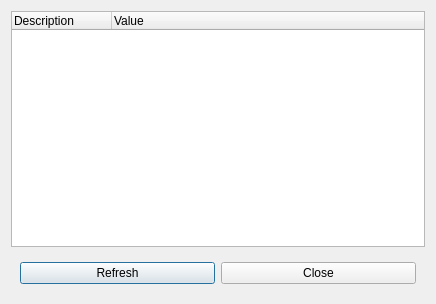
<?xml version="1.0" encoding="UTF-8"?>
<ui version="4.0">
 <class>Statistics</class>
 <widget class="QDialog" name="Statistics">
  <property name="geometry">
   <rect>
    <x>0</x>
    <y>0</y>
    <width>436</width>
    <height>304</height>
   </rect>
  </property>
  <property name="windowTitle">
   <string>Dialog</string>
  </property>
  <layout class="QVBoxLayout" name="verticalLayout">
   <item>
    <widget class="QTreeWidget" name="List">
     <column>
      <property name="text">
       <string>Description</string>
      </property>
     </column>
     <column>
      <property name="text">
       <string>Value</string>
      </property>
     </column>
    </widget>
   </item>
   <item>
    <widget class="QWidget" name="widget" native="true">
     <layout class="QHBoxLayout" name="horizontalLayout">
      <item>
       <widget class="QPushButton" name="Refresh">
        <property name="text">
         <string>Refresh</string>
        </property>
        <property name="icon">
         <iconset theme="view-refresh"/>
        </property>
       </widget>
      </item>
      <item>
       <widget class="QPushButton" name="Close">
        <property name="text">
         <string>Close</string>
        </property>
        <property name="icon">
         <iconset theme="view-close"/>
        </property>
       </widget>
      </item>
     </layout>
    </widget>
   </item>
  </layout>
 </widget>
 <resources/>
 <connections>
  <connection>
   <sender>Close</sender>
   <signal>clicked()</signal>
   <receiver>Statistics</receiver>
   <slot>accept()</slot>
   <hints>
    <hint type="sourcelabel">
     <x>261</x>
     <y>396</y>
    </hint>
    <hint type="destinationlabel">
     <x>177</x>
     <y>212</y>
    </hint>
   </hints>
  </connection>
  <connection>
   <sender>Refresh</sender>
   <signal>clicked()</signal>
   <receiver>Statistics</receiver>
   <slot>refresh()</slot>
   <hints>
    <hint type="sourcelabel">
     <x>93</x>
     <y>396</y>
    </hint>
    <hint type="destinationlabel">
     <x>177</x>
     <y>212</y>
    </hint>
   </hints>
  </connection>
 </connections>
 <slots>
  <slot>refresh()</slot>
 </slots>
</ui>
